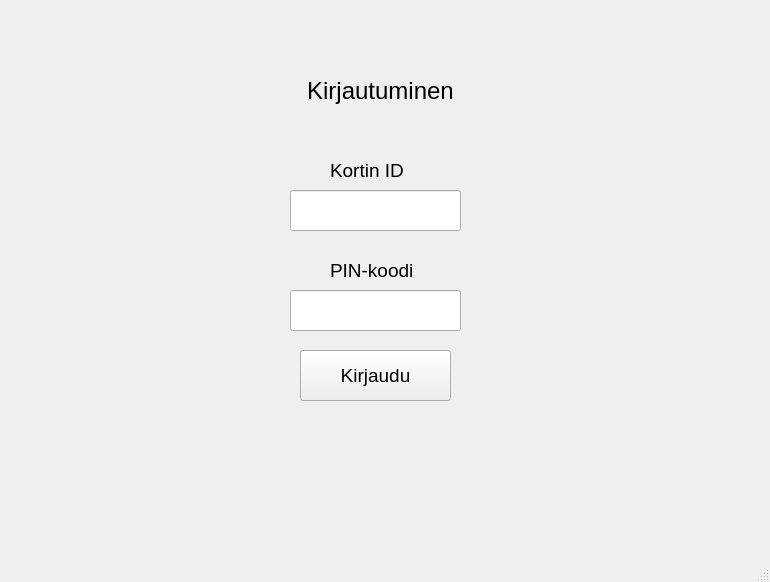
<?xml version="1.0" encoding="UTF-8"?>
<ui version="4.0">
 <class>MainWindow</class>
 <widget class="QMainWindow" name="MainWindow">
  <property name="geometry">
   <rect>
    <x>0</x>
    <y>0</y>
    <width>770</width>
    <height>582</height>
   </rect>
  </property>
  <property name="font">
   <font>
    <pointsize>14</pointsize>
   </font>
  </property>
  <property name="windowTitle">
   <string>MainWindow</string>
  </property>
  <widget class="QWidget" name="centralwidget">
   <widget class="QLabel" name="label">
    <property name="geometry">
     <rect>
      <x>280</x>
      <y>60</y>
      <width>201</width>
      <height>61</height>
     </rect>
    </property>
    <property name="font">
     <font>
      <pointsize>18</pointsize>
     </font>
    </property>
    <property name="text">
     <string>Kirjautuminen</string>
    </property>
    <property name="alignment">
     <set>Qt::AlignCenter</set>
    </property>
   </widget>
   <widget class="QLabel" name="label_2">
    <property name="geometry">
     <rect>
      <x>330</x>
      <y>150</y>
      <width>131</width>
      <height>41</height>
     </rect>
    </property>
    <property name="text">
     <string>Kortin ID</string>
    </property>
   </widget>
   <widget class="QLabel" name="label_3">
    <property name="geometry">
     <rect>
      <x>330</x>
      <y>250</y>
      <width>131</width>
      <height>41</height>
     </rect>
    </property>
    <property name="text">
     <string>PIN-koodi</string>
    </property>
   </widget>
   <widget class="QLineEdit" name="lineEditCardID">
    <property name="geometry">
     <rect>
      <x>290</x>
      <y>190</y>
      <width>171</width>
      <height>41</height>
     </rect>
    </property>
    <property name="text">
     <string/>
    </property>
    <property name="echoMode">
     <enum>QLineEdit::Password</enum>
    </property>
   </widget>
   <widget class="QLineEdit" name="lineEditPinCode">
    <property name="geometry">
     <rect>
      <x>290</x>
      <y>290</y>
      <width>171</width>
      <height>41</height>
     </rect>
    </property>
    <property name="echoMode">
     <enum>QLineEdit::Password</enum>
    </property>
   </widget>
   <widget class="QPushButton" name="btnLogin">
    <property name="geometry">
     <rect>
      <x>300</x>
      <y>350</y>
      <width>151</width>
      <height>51</height>
     </rect>
    </property>
    <property name="text">
     <string>Kirjaudu</string>
    </property>
   </widget>
   <widget class="QLabel" name="labelInfo">
    <property name="geometry">
     <rect>
      <x>170</x>
      <y>420</y>
      <width>401</width>
      <height>51</height>
     </rect>
    </property>
    <property name="text">
     <string/>
    </property>
   </widget>
  </widget>
  <widget class="QMenuBar" name="menubar">
   <property name="geometry">
    <rect>
     <x>0</x>
     <y>0</y>
     <width>770</width>
     <height>31</height>
    </rect>
   </property>
  </widget>
  <widget class="QStatusBar" name="statusbar"/>
 </widget>
 <resources/>
 <connections/>
</ui>
